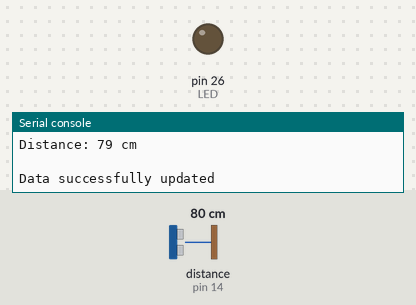
Bench run of a program on a simulated MicroPython board. Parts: output pins drawn as LEDs (lit = HIGH), the last lines printed to the serial console. Inputs (shaded band) come from the test bench; at power-on: distance to the obstacle (sensor on pin 14) 80 cm. The echo pulse lasts 58.3 µs per cm; WiFi joins after 1.5 s; web requests get an empty 200 reply after 0.4 s; pins used as bus, display or sensor lines are not drawn.

Above: at 6.2 s.
6.3 s: distance to the obstacle (sensor on pin 14) set to 57 cm
9.4 s: distance to the obstacle (sensor on pin 14) set to 48 cm
At 11.1 s:
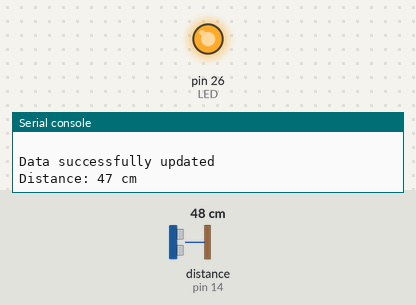
12.5 s: distance to the obstacle (sensor on pin 14) set to 60 cm
At 13.9 s:
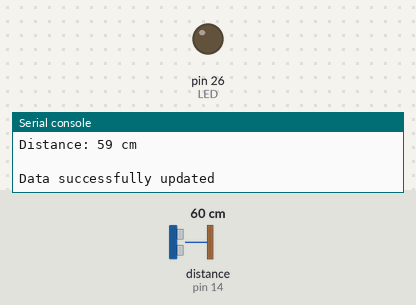
15.6 s: distance to the obstacle (sensor on pin 14) set to 2 cm
At 16.9 s:
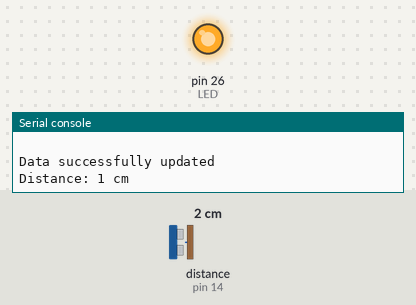
Timing chart, 0 to 18.6 s (numbered marks = the images above; inputs shaded):
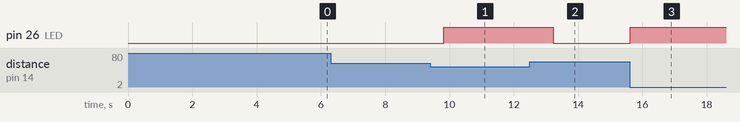

Measured:
- the behaviour switches between 52 and 51 cm on distance to the obstacle (sensor on pin 14) (found by bisection; images 0 and 1)
- after the input at 9.4 s, pin 26 (LED): LOW → HIGH after 0.42 s
- after the input at 12.5 s, pin 26 (LED): HIGH → LOW after 0.72 s
- after the input at 15.6 s, pin 26 (LED): LOW → HIGH at once

The program:

main.py
```python
import urequests
import time
import network
from ultrasonic_sensor import UltrasonicSensor
from machine import Pin

LED = Pin(26, Pin.OUT)

# Wi-Fi credentials
ssid = "Redmi"
password = "876543210"

station = network.WLAN(network.STA_IF)
station.active(True)

def connect_wifi(delay=5):
    """
    Attempt to connect to Wi-Fi. Retry indefinitely if connection fails.

    :param delay: Delay between retries in seconds
    """
    while not station.isconnected():
        try:
            print("Attempting to connect to Wi-Fi...")
            station.connect(ssid, password)
            time.sleep(delay)
        except OSError as e:
            print(f"OSError occurred: {e}")
            time.sleep(delay)  # Wait before retrying

    print("Connected to Wi-Fi:", station.ifconfig())

# Initial connection attempt
connect_wifi()

# Firebase URL and Secret
firebase_url = "https://eco-smart-wms-default-rtdb.asia-southeast1.firebasedatabase.app/Trash-Bins/Canteen/Bin-1.json"
firebase_secret = "d3LwMW7cGlDZVAdI6MFaPdQXCNAjuCidyeJJjLQB"  # Replace with your Firebase Database secret

# Use GPIO 12 for Trig and GPIO 14 for Echo
sensor = UltrasonicSensor(trig_pin=12, echo_pin=14)

while True:
    # Check Wi-Fi connection, attempt reconnection if necessary
    if not station.isconnected():
        print("Wi-Fi disconnected. Attempting to reconnect...")
        connect_wifi()

    distance = sensor.measure_distance()
    print("Distance:", distance, "cm")

    if distance <= 50:
        LED.value(1)  # Turn on LED if the distance is less than or equal to 50 cm
        time.sleep(1)
    else:
        LED.value(0)  # Turn off LED otherwise

    # Send data to Firebase
    data = {"distance": distance}
    firebase_url_with_auth = f"{firebase_url}?auth={firebase_secret}"

    try:
        response = urequests.patch(firebase_url_with_auth, json=data)
        print(response.text)

        if response.status_code == 200:
            print("Data successfully updated")
        else:
            print(f"Failed to send data, status code: {response.status_code}")
    except Exception as e:
        print(f"Error sending data: {e}")

    time.sleep(2)  # Send data every 2 seconds
```

ultrasonic_sensor.py
```python
from machine import Pin
import time

class UltrasonicSensor:
    def __init__(self, trig_pin, echo_pin):
        self.trig = Pin(trig_pin, Pin.OUT)
        self.echo = Pin(echo_pin, Pin.IN)

    def measure_distance(self):
        # Send 10us pulse to trigger the sensor
        self.trig.off()
        time.sleep_us(2)
        self.trig.on()
        time.sleep_us(10)
        self.trig.off()

        # Measure the duration of the echo pulse
        while self.echo.value() == 0:
            pass
        start = time.ticks_us()

        while self.echo.value() == 1:
            pass
        end = time.ticks_us()

        # Calculate the distance (duration / 2 * speed of sound)
        duration = time.ticks_diff(end, start)
        #distance = (duration / 2) * 0.0343  # speed of sound in cm/us
        distance = duration * 0.034 / 2

        # Round the distance to a whole number or a specified decimal place
        return int(distance)  # Adjust to 2 decimal places
```
